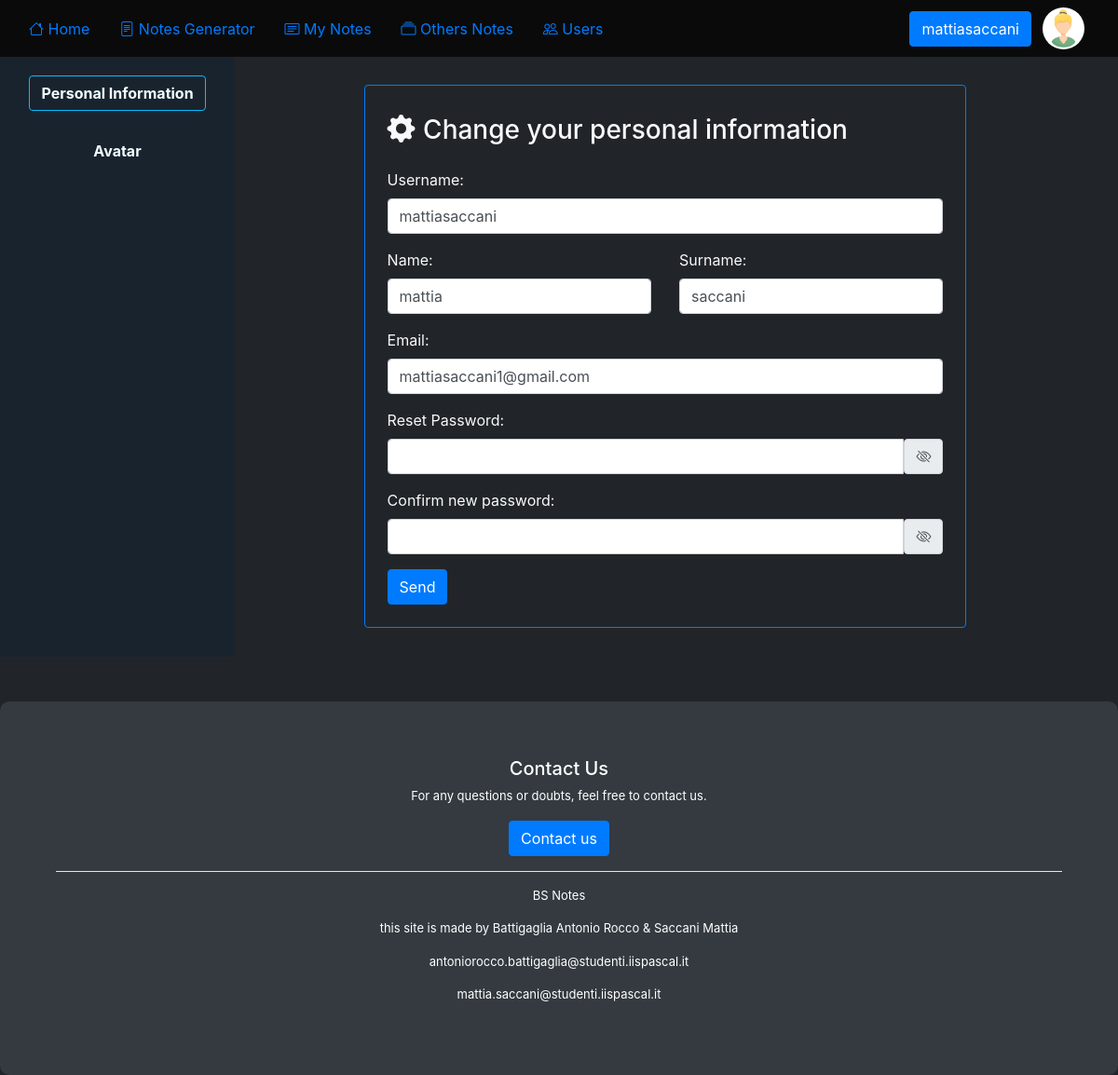
The page /routes/settings.php (signed in) on the database its author committed.
### tables this page shows
CREATE TABLE `utente` (
  `id` int(11) NOT NULL,
  `nome` varchar(50) NOT NULL,
  `cognome` varchar(50) NOT NULL,
  `username` varchar(70) NOT NULL,
  `email` varchar(100) NOT NULL,
  `userPassword` varchar(30) NOT NULL,
  `id_avatar` int(11) DEFAULT NULL
);

CREATE TABLE `avatar` (
  `id` int(11) NOT NULL,
  `nome` varchar(100) NOT NULL,
  `estensione` varchar(10) NOT NULL,
  `percorso` varchar(600) NOT NULL
);

### routes/navbar.php (shortened to what this page needs)
<?php
if(isset($_SESSION["id"])) {
    $notesGenerator = "Notes Generator";
    $myNotes = "My Notes";
    $othersNotes = "Others Notes";
    $users = "Users";
    $action = setAction(true);
    $navbar = createNavbar($notesGenerator, $myNotes, $othersNotes, $users, $action);
}
function createNavbar($notesGenerator, $myNotes, $othersNotes, $users, $action) {
    return '
    <nav style="background-color: rgb(10, 10, 10); z-index: 0;" class="navbar navbar-expand-lg p-2">
        <div class="container-fluid">
            <div class="collapse navbar-collapse" id="navbarNav">
                <ul class="navbar-nav">
                    <li class="nav-item">
                        <a class="nav-link active text-primary" aria-current="page" href="homepage.php">
                            <i class="bi-house"></i>
                            Home
                        </a>
                    </li>
                    <li class="nav-item">
                        <a class="nav-link text-primary ml-3" href="notes-generator.php" ' .checkIfshow($notesGenerator) .'>
                            <i class="bi-file-text"></i>
                            ' .$notesGenerator .'
                        </a>
                    </li>
                    <li class="nav-item">
                        <a class="nav-link text-primary ml-3" href="myNotes.php" ' .checkIfshow($myNotes) .'>
                            <i class="bi bi-card-text"></i>
                            ' .$myNotes .'
                        </a>
                    </li>
                    <li class="nav-item">
                        <a class="nav-link text-primary ml-3" href="notes.php" ' .checkIfshow($othersNotes) .'>
                            <i class="bi bi-collection"></i>
                            ' .$othersNotes .'
                        </a>
                    </li>
                    <li class="nav-item">
                        <a class="nav-link text-primary ml-3" href="users.php" ' .checkIfshow($users) .'>
                            <i class="bi bi-people"></i>
                            ' .$users .'
                        </a>
                    </li>
                </ul>
            </div>
            <div class="dropdown">
            ' .$action .'
            </div>
        </div>
    </nav>
    ';
}
function setAction($isLogged) {
    $size = 21;
    if($isLogged == false) {
        $path = "href='login.php'";
        $elem = '
        <svg xmlns="http://www.w3.org/2000/svg" width="' .$size .'" height="' .$size .'" fill="currentColor" class="bi bi-person-fill" viewBox="0 0 16 16">
            <path d="M3 14s-1 0-1-1 1-4 6-4 6 3 6 4-1 1-1 1zm5-6a3 3 0 1 0 0-6 3 3 0 0 0 0 6"/>
        </svg>
        ';
        $loggedActions = "";
        $temp = "
        <a " .$path ."'>
            <button type='button' id='loginBar' class='btn btn-primary' value='0'>
            " .$elem ."
            </button>
            " .$loggedActions .
        "</a>";
    }
    else {
        include('../utilities/connection.php');
        $query = "SELECT u.*, a.* FROM utente u inner join avatar a on a.id = u.id_avatar WHERE u.id = " .$_SESSION["id"] .";";
        $result = $connection->query($query);
        $row = mysqli_fetch_assoc($result);
        $username = $row["username"];
        $elem = "
        <span class='d-inline-block'>" .$username ."</span>
        ";
        $loggedActions = '
        <div style="position: relative; top: 2px; display: inline-block;">
            <li class="nav-item d-inline-block actions">
                <a class="nav-link text-primary ml-3 navitemslogged" style="display: none;" href="../utilities/logout.php?remove=true">
                    <svg xmlns="http://www.w3.org/2000/svg" width="18" height="18" fill="currentColor" class="bi bi-person-fill-x mb-1" viewBox="0 0 16 16">
                        <path d="M11 5a3 3 0 1 1-6 0 3 3 0 0 1 6 0m-9 8c0 1 1 1 1 1h5.256A4.5 4.5 0 0 1 8 12.5a4.5 4.5 0 0 1 1.544-3.393Q8.844 9.002 8 9c-5 0-6 3-6 4"/>
                        <path d="M12.5 16a3.5 3.5 0 1 0 0-7 3.5 3.5 0 0 0 0 7m-.646-4.854.646.647.646-.647a.5.5 0 0 1 .708.708l-.647.646.647.646a.5.5 0 0 1-.708.708l-.646-.647-.646.647a.5.5 0 0 1-.708-.708l.647-.646-.647-.646a.5.5 0 0 1 .708-.708"/>
                    </svg>
                    Logout
                </a>
            </li>
            <li class="nav-item d-inline-block actions">
                <a class="nav-link text-primary ml-3 navitemslogged" style="display: none;" href="friends.php">
                    <i class="bi bi-people-fill"></i>
                    Friends
                </a>
            </li>
            <li class="nav-item d-inline-block actions">
                <a class="nav-link text-primary ml-3 navitemslogged" style="display: none;" href="settings.php">
                    <i class="bi bi-gear-fill"></i>
                    Settings
                </a>
            </li>
        </div>
        ';
        $avatarSize = "45px";
        $temp = "
            <div class='d-inline-block' style='position: relative;'>
                <button type='button' id='loginBar' class='btn btn-primary' onmouseenter='showTooltip()' onmouseleave='unshowTooltip()' value='0'>
                " .$elem ."
                </button>
                <span class='tooltiptext'>Click to show settings</span>
            </div>
            <a href='settings.php?avatar=true'><img style='display: inline-block; width: $avatarSize; height: $avatarSize; margin-left: 7px; border-radius: 27px;' src='" .$row["percorso"] ."/" .$row["nome"] .$row["estensione"] ."'></a>
            " .$loggedActions
            ;
    }
    return $temp;
}
function checkIfshow($var) {
    if(strcmp($var, "") == 0) {
        return "style='display: none;' disabled";
    }
    else {
        return "style='display: inline-block;'";
    }
}
$iconPath = "../images/logo bs notes.png";
$intestazione = '
<!DOCTYPE html>
<html style="height: 100%;">
    <head>
        <link rel="stylesheet" href="https://stackpath.bootstrapcdn.com/bootstrap/4.5.2/css/bootstrap.min.css">
        <script src="https://code.jquery.com/jquery-3.6.0.min.js"></script>
        <script src="https://cdnjs.cloudflare.com/ajax/libs/jquery/3.5.1/jquery.min.js"></script>
        <script src="https://stackpath.bootstrapcdn.com/bootstrap/4.5.2/js/bootstrap.min.js"></script>
        <script src="https://cdn.jsdelivr.net/npm/mermaid@10.8.0/dist/mermaid.min.js"></script>
        <link rel="stylesheet" href="https://cdn3.devexpress.com/jslib/23.2.3/css/dx.light.css">
        <script type="text/javascript" src="https://cdn3.devexpress.com/jslib/23.2.3/js/dx.all.js"></script>
        <link rel="stylesheet" href="https://cdn.jsdelivr.net/npm/bootstrap-icons@1.7.2/font/bootstrap-icons.css">
        <link rel="icon" type="image/png" href="' .$iconPath .'">
    </head>
    <body style="background-color: #212529;">
';

### routes/personalInfos.php (shortened to what this page needs)
<?php
    $sql = "
        select *
        from utente u
        where u.id = '$userId';
    ";
    $data = $connection->query($sql)->fetch_all(MYSQLI_ASSOC)[0];
    $name = $data['nome'];
    $surname = $data['cognome'];
    $username = $data['username'];
    $email = $data['email'];
    $changePersonalInfos = '
        <div class="container-fluid text-light border border-3 rounded rounded-5 border-primary p-4 mt-4" style="max-width: 70%;">
            <div class="text-start login-header mb-3" >
                <i style="display: inline-block; font-size: 30px;" class="bi bi-gear-fill" width="1em" height="1em"></i>
                <h3 class="centered ml-1" style="display: inline-block;" class="login-title">Change your personal information</h3>
            </div>
            <form action="../utilities/check_settings.php" method="post">
                <div class="form-group">
                    <label for="name">Username:</label>
                    <input type="text" class="form-control" id="username" name="username" value="' .$username .'">
                </div>
                <div class="form-group">
                    <div class="row">
                        <div class="col">
                            <label for="name">Name:</label>
                            <input type="text" class="form-control" id="name" name="name" value="' .$name .'">
                        </div>
                        <div class="col">
                            <label for="surname">Surname:</label>
                            <input type="text" class="form-control text-black" id="surname" name="surname" value="' .$surname .'">
                        </div>
                    </div>
                </div>
                <div class="form-group">
                    <label for="email">Email:</label>
                    <input type="email" class="form-control text-black" id="email" name="email" value="'. $email .'" placeholder="yourmail@example.com">
                </div>
                <div class="form-group">
                    <label for="password">Reset Password:</label>
                    <div class="input-group mb-3">
                        <input type="password" class="form-control text-black" id="password" style="position: relative; z-index: 0;" name="password" aria-describedby="basic-addon2">
                        <span class="input-group-text" id="basic-addon2">
                            <i class="bi bi-eye-slash" id="togglePassword1"></i>
                        </span>
                    </div>
                </div>
                <div class="form-group">
                    <label for="password">Confirm new password:</label>
                    <div class="input-group mb-3">
                        <input type="password" class="form-control text-black" id="confermapassword" name="confermapassword" aria-describedby="basic-addon2" onchange="controllo()">
                        <span class="input-group-text" id="basic-addon2">
                            <i class="bi bi-eye-slash" id="togglePassword2"></i>
                        </span>
                    </div>
                </div>
                <button type="submit" name="signup" class="btn btn-primary" value="Invia">Send</button>
            </form>
        </div>
    </body>
    ';

### routes/chooseAvatar.php (style rules this page uses)
body { padding-bottom: 35px; }

### rows shown on the page
utente: username "mattiasaccani", id_avatar.estensione (picture), name "mattia", surname "saccani", email "mattiasaccani1@gmail.com"

### other values the page prints
$notesGenerator "Notes Generator"
$myNotes "My Notes"
$othersNotes "Others Notes"
$users "Users"
